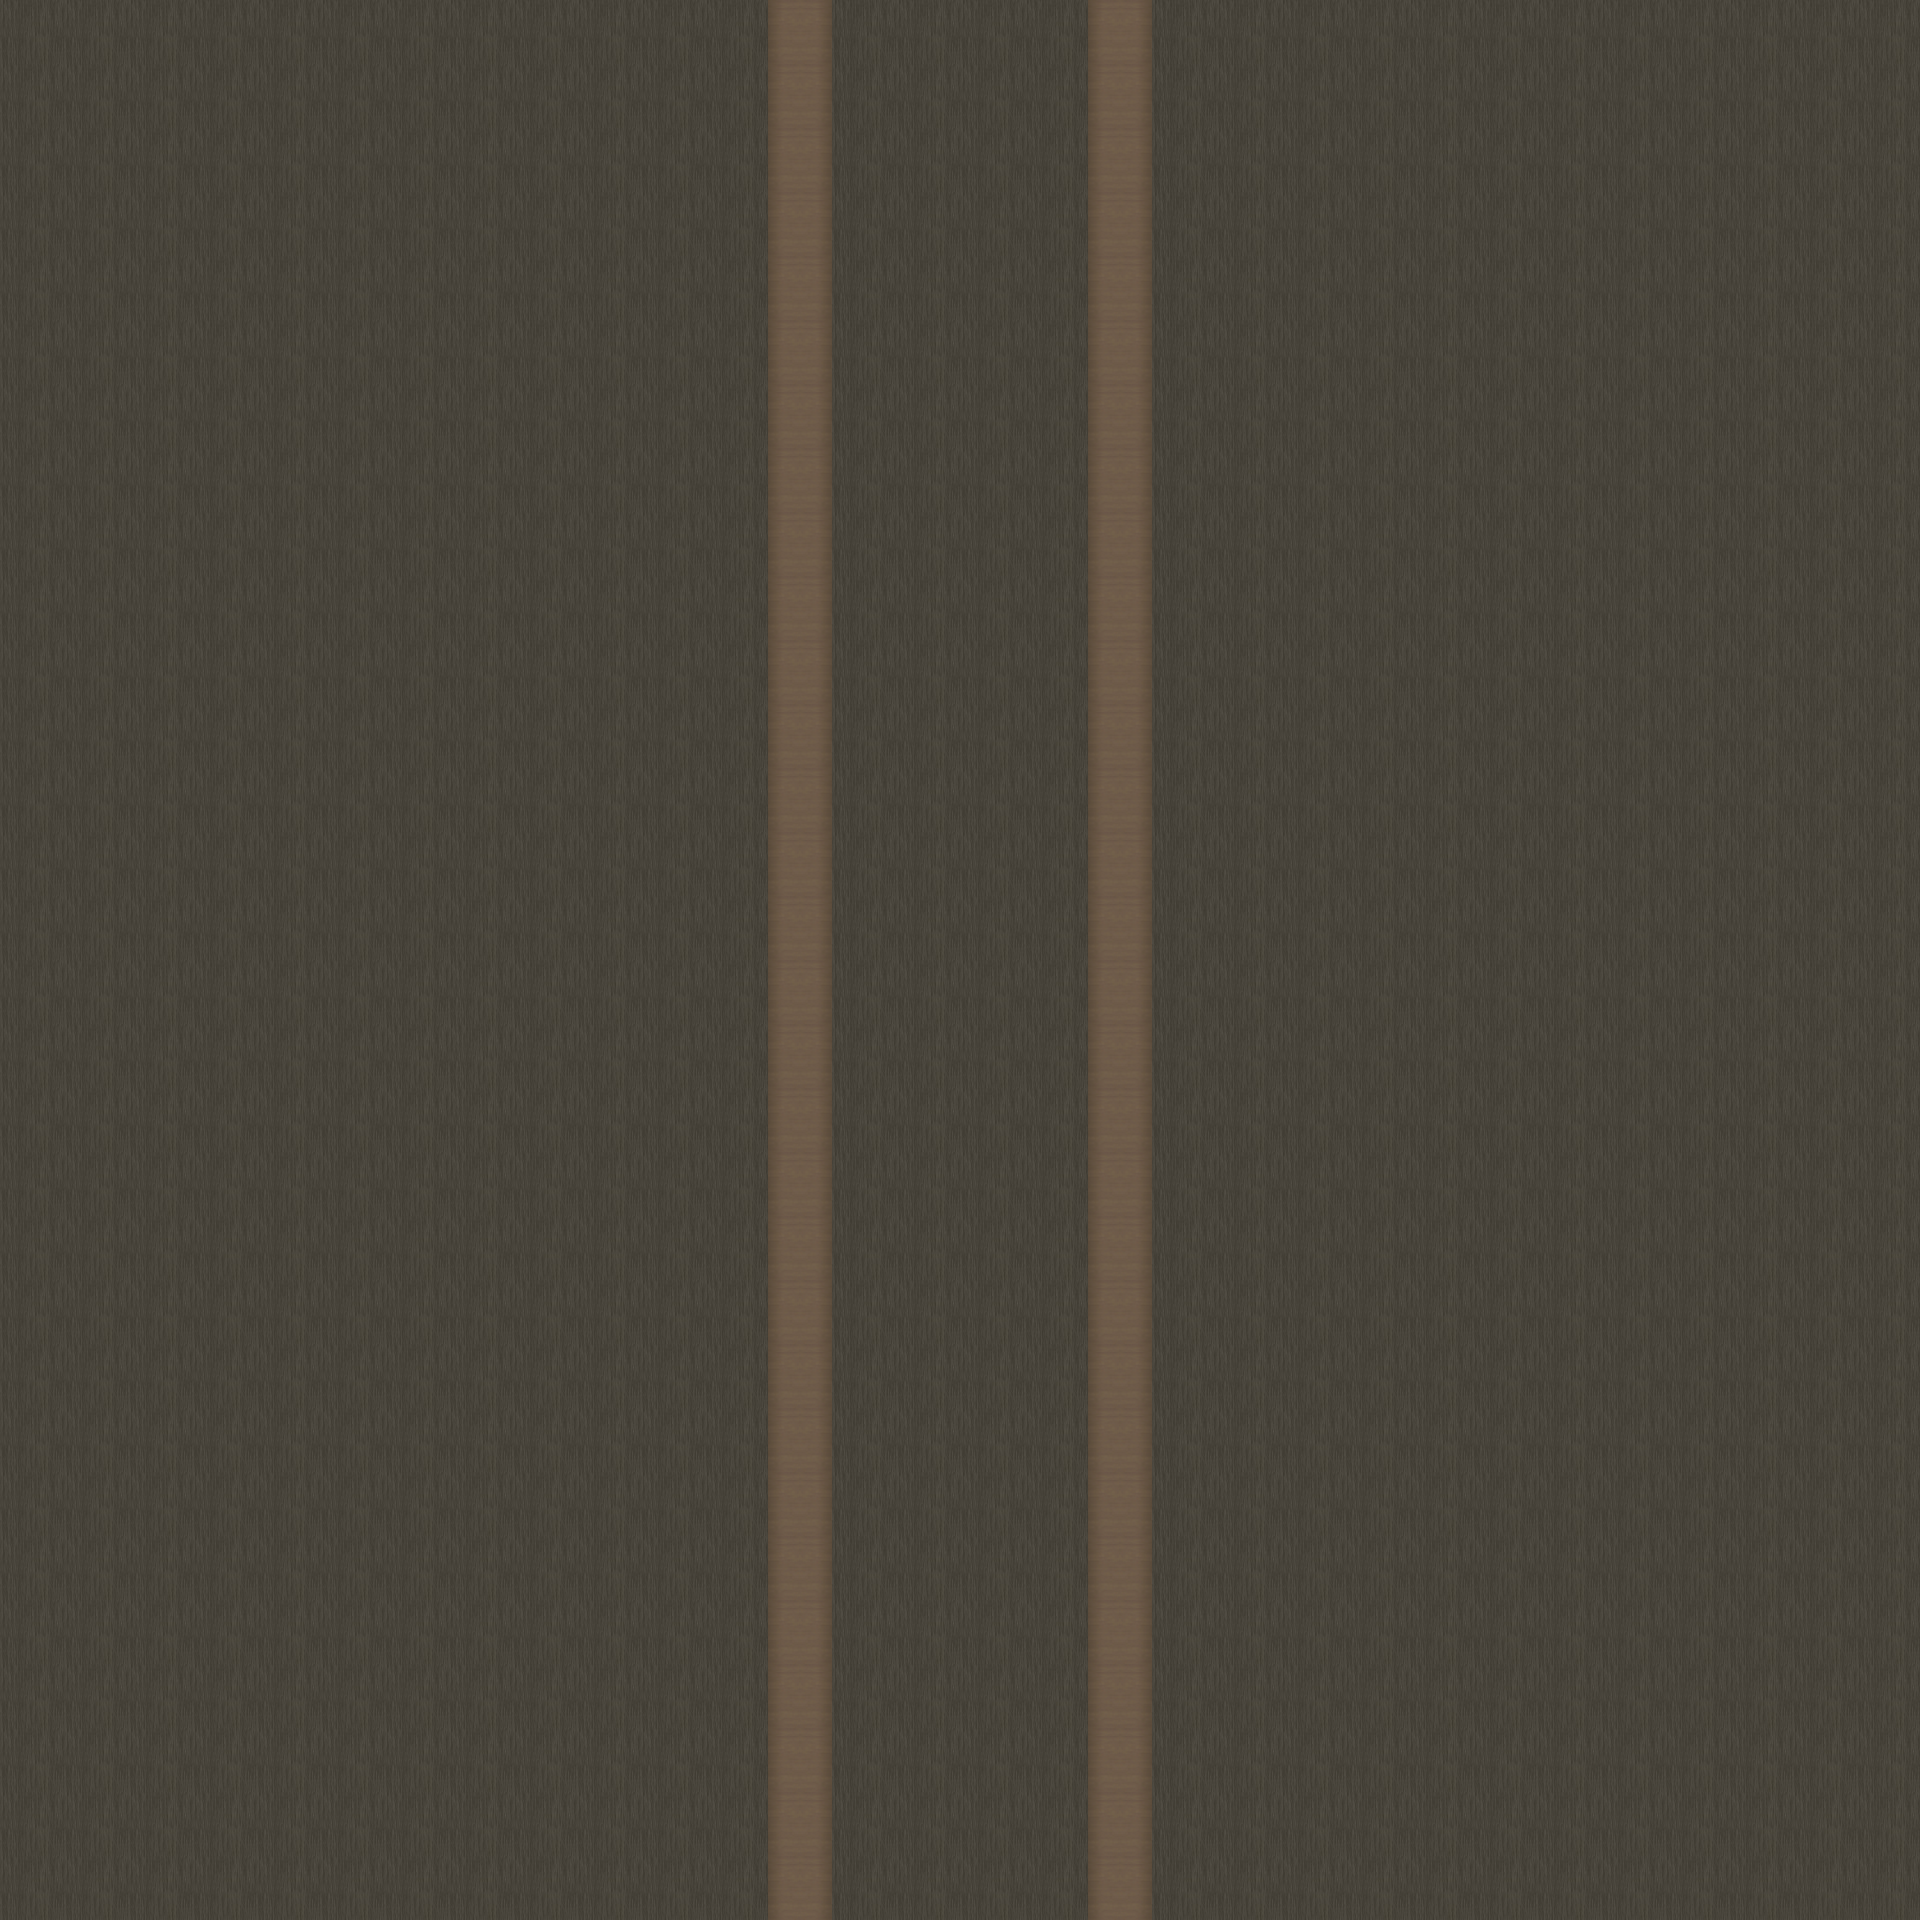

Below is a game level as drawn by its tile map, then a one-line description and the .tmx file that defines it, in full:
An orthogonal 30x30 tile map with 64x64 px tiles, 1 tile layer (Map) and 32 objects (16x Stair, 2x Coffee, 2x Player, Upgrader).

<map version="1.0" tiledversion="1.1.5" orientation="orthogonal" renderorder="right-down" width="30" height="30" tilewidth="64" tileheight="64" infinite="0" nextobjectid="37">
 <tileset firstgid="1" name="tileset" tilewidth="64" tileheight="64" tilecount="64" columns="8">
  <image source="tileset.png" width="512" height="512" />
 </tileset>
 <layer name="Map" width="30" height="30" locked="1">
  <data encoding="csv">
15,15,15,15,15,15,15,15,15,15,15,15,40,15,15,15,15,40,15,15,15,15,15,15,15,15,15,15,15,15,
15,15,15,15,15,15,15,15,15,15,15,15,40,15,15,15,15,40,15,15,15,15,15,15,15,15,15,15,15,15,
15,15,15,15,15,15,15,15,15,15,15,15,40,15,15,15,15,40,15,15,15,15,15,15,15,15,15,15,15,15,
15,15,15,15,15,15,15,15,15,15,15,15,40,15,15,15,15,40,15,15,15,15,15,15,15,15,15,15,15,15,
15,15,15,15,15,15,15,15,15,15,15,15,40,15,15,15,15,40,15,15,15,15,15,15,15,15,15,15,15,15,
15,15,15,15,15,15,15,15,15,15,15,15,40,15,15,15,15,40,15,15,15,15,15,15,15,15,15,15,15,15,
15,15,15,15,15,15,15,15,15,15,15,15,40,15,15,15,15,40,15,15,15,15,15,15,15,15,15,15,15,15,
15,15,15,15,15,15,15,15,15,15,15,15,40,15,15,15,15,40,15,15,15,15,15,15,15,15,15,15,15,15,
15,15,15,15,15,15,15,15,15,15,15,15,40,15,15,15,15,40,15,15,15,15,15,15,15,15,15,15,15,15,
15,15,15,15,15,15,15,15,15,15,15,15,40,15,15,15,15,40,15,15,15,15,15,15,15,15,15,15,15,15,
15,15,15,15,15,15,15,15,15,15,15,15,40,15,15,15,15,40,15,15,15,15,15,15,15,15,15,15,15,15,
15,15,15,15,15,15,15,15,15,15,15,15,40,15,15,15,15,40,15,15,15,15,15,15,15,15,15,15,15,15,
15,15,15,15,15,15,15,15,15,15,15,15,40,15,15,15,15,40,15,15,15,15,15,15,15,15,15,15,15,15,
15,15,15,15,15,15,15,15,15,15,15,15,40,15,15,15,15,40,15,15,15,15,15,15,15,15,15,15,15,15,
15,15,15,15,15,15,15,15,15,15,15,15,40,15,15,15,15,40,15,15,15,15,15,15,15,15,15,15,15,15,
15,15,15,15,15,15,15,15,15,15,15,15,40,15,15,15,15,40,15,15,15,15,15,15,15,15,15,15,15,15,
15,15,15,15,15,15,15,15,15,15,15,15,40,15,15,15,15,40,15,15,15,15,15,15,15,15,15,15,15,15,
15,15,15,15,15,15,15,15,15,15,15,15,40,15,15,15,15,40,15,15,15,15,15,15,15,15,15,15,15,15,
15,15,15,15,15,15,15,15,15,15,15,15,40,15,15,15,15,40,15,15,15,15,15,15,15,15,15,15,15,15,
15,15,15,15,15,15,15,15,15,15,15,15,40,15,15,15,15,40,15,15,15,15,15,15,15,15,15,15,15,15,
15,15,15,15,15,15,15,15,15,15,15,15,40,15,15,15,15,40,15,15,15,15,15,15,15,15,15,15,15,15,
15,15,15,15,15,15,15,15,15,15,15,15,40,15,15,15,15,40,15,15,15,15,15,15,15,15,15,15,15,15,
15,15,15,15,15,15,15,15,15,15,15,15,40,15,15,15,15,40,15,15,15,15,15,15,15,15,15,15,15,15,
15,15,15,15,15,15,15,15,15,15,15,15,40,15,15,15,15,40,15,15,15,15,15,15,15,15,15,15,15,15,
15,15,15,15,15,15,15,15,15,15,15,15,40,15,15,15,15,40,15,15,15,15,15,15,15,15,15,15,15,15,
15,15,15,15,15,15,15,15,15,15,15,15,40,15,15,15,15,40,15,15,15,15,15,15,15,15,15,15,15,15,
15,15,15,15,15,15,15,15,15,15,15,15,40,15,15,15,15,40,15,15,15,15,15,15,15,15,15,15,15,15,
15,15,15,15,15,15,15,15,15,15,15,15,40,15,15,15,15,40,15,15,15,15,15,15,15,15,15,15,15,15,
15,15,15,15,15,15,15,15,15,15,15,15,40,15,15,15,15,40,15,15,15,15,15,15,15,15,15,15,15,15,
15,15,15,15,15,15,15,15,15,15,15,15,40,15,15,15,15,40,15,15,15,15,15,15,15,15,15,15,15,15
</data>
 </layer>
 <objectgroup name="MapObjects" locked="1">
  <object id="1" name="down" type="Stair" gid="41" x="832" y="64" width="64" height="64" />
  <object id="2" name="down" type="Stair" gid="41" x="896" y="64" width="64" height="64" />
  <object id="3" name="down" type="Stair" gid="41" x="960" y="64" width="64" height="64" />
  <object id="4" name="down" type="Stair" gid="41" x="1024" y="64" width="64" height="64" />
  <object id="5" name="down" type="Stair" gid="41" x="1024" y="128" width="64" height="64" />
  <object id="6" name="down" type="Stair" gid="41" x="960" y="128" width="64" height="64" />
  <object id="7" name="down" type="Stair" gid="41" x="896" y="128" width="64" height="64" />
  <object id="8" name="down" type="Stair" gid="41" x="832" y="128" width="64" height="64" />
  <object id="9" name="up" type="Stair" gid="41" x="832" y="1920" width="64" height="64" />
  <object id="10" name="up" type="Stair" gid="41" x="832" y="1856" width="64" height="64" />
  <object id="11" name="up" type="Stair" gid="41" x="896" y="1856" width="64" height="64" />
  <object id="12" name="up" type="Stair" gid="41" x="960" y="1856" width="64" height="64" />
  <object id="13" name="up" type="Stair" gid="41" x="1024" y="1856" width="64" height="64" />
  <object id="14" name="up" type="Stair" gid="41" x="1024" y="1920" width="64" height="64" />
  <object id="15" name="up" type="Stair" gid="41" x="960" y="1920" width="64" height="64" />
  <object id="16" name="up" type="Stair" gid="41" x="896" y="1920" width="64" height="64" />
  <object id="25" type="Coffee" gid="25" x="1024" y="960" width="64" height="64" />
  <object id="35" type="Coffee" gid="25" x="1024" y="896" width="64" height="64" />
  <object id="36" type="Upgrader" gid="42" x="1024" y="1088" width="64" height="64" />
 </objectgroup>
 <objectgroup name="Walls" locked="1">
  <object id="17" x="768" y="0" width="64" height="1920" />
  <object id="18" x="1088" y="0" width="64" height="1920" />
 </objectgroup>
 <objectgroup name="Spawns" locked="1">
  <object id="21" name="FromBelow" type="Player" x="960" y="192">
   <properties>
    <property name="RotType" type="int" value="0" />
   </properties>
   <point />
  </object>
  <object id="22" name="FromAbove" type="Player" x="960" y="1728">
   <properties>
    <property name="RotType" type="int" value="0" />
   </properties>
   <point />
  </object>
 </objectgroup>
 <objectgroup name="EnemyPaths" locked="1" />
 <objectgroup name="NavMesh" visible="0" locked="1">
  <object id="26" x="853.333" y="0" width="213.333" height="1920" />
 </objectgroup>
 <objectgroup name="NavMeshNodes" visible="0" locked="1">
  <object id="27" x="853.333" y="1920">
   <ellipse />
  </object>
  <object id="28" x="1066.67" y="1920">
   <ellipse />
  </object>
  <object id="29" x="1066.67" y="0">
   <ellipse />
  </object>
  <object id="30" x="853.333" y="0">
   <ellipse />
  </object>
 </objectgroup>
 <objectgroup name="NavMeshEdges" visible="0" locked="1">
  <object id="31" x="853.333" y="1920" width="213.333" />
  <object id="32" x="1066.67" y="0" height="1920" />
  <object id="33" x="853.333" y="0" width="213.333" />
  <object id="34" x="853.333" y="0" height="1920" />
 </objectgroup>
</map>
